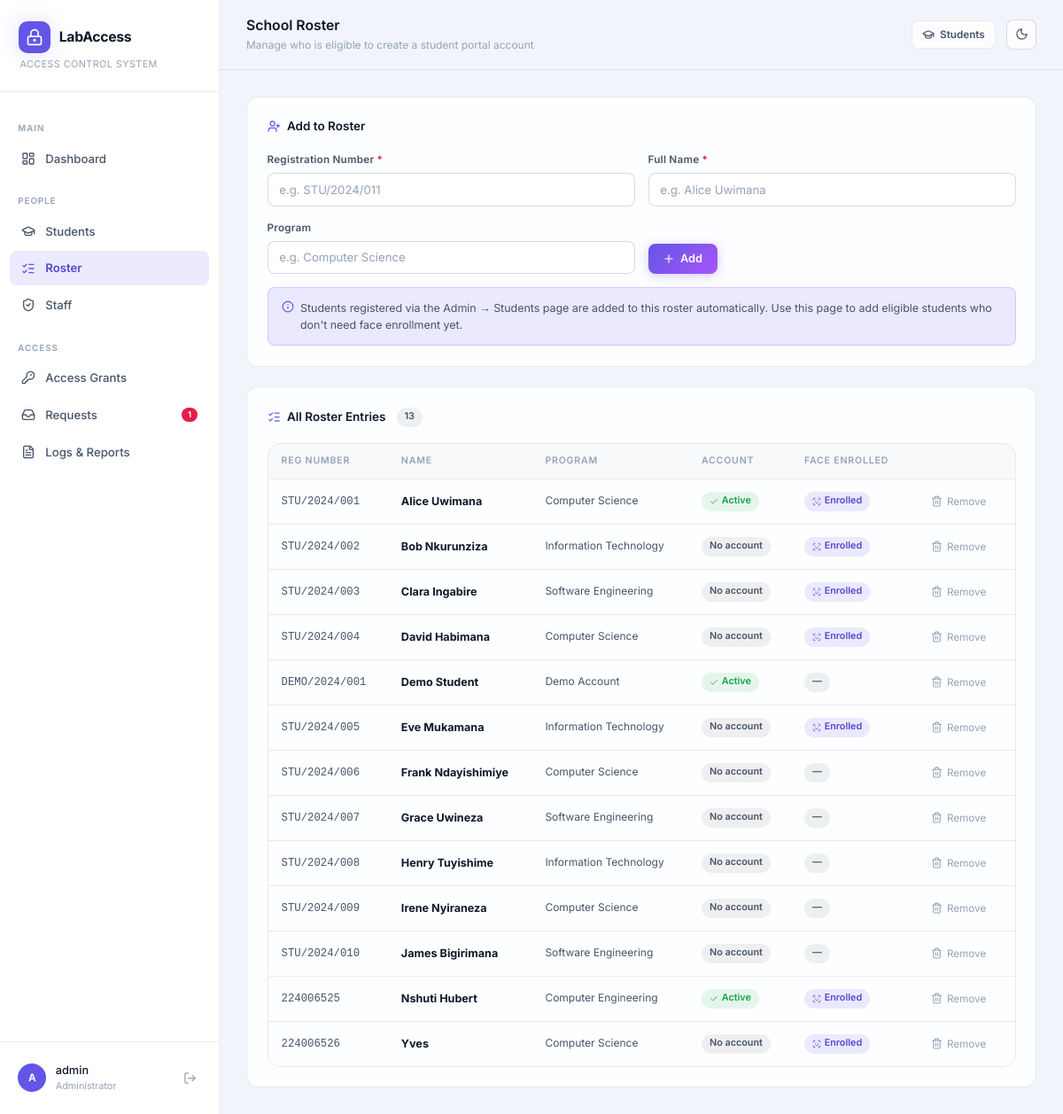
The page /roster (signed in) on the database its author committed.
### tables this page shows
CREATE TABLE school_roster (
            reg_number TEXT PRIMARY KEY,
            name       TEXT NOT NULL,
            program    TEXT,
            phone      TEXT,   -- reserved for future OTP verification
            email      TEXT    -- reserved for future OTP verification
        );

### app.py (the view)
@app.route("/roster")
@admin_required
def roster_list():
    return render_template("roster.html", roster=db.get_roster_with_status())

### app.py (called while the page is built)
def admin_required(f):
    @wraps(f)
    def wrapper(*args, **kwargs):
        if not session.get("logged_in"):
            return redirect(url_for("admin_login"))
        return f(*args, **kwargs)
    return wrapper

@app.context_processor
def inject_admin_globals():
    ctx = {}
    if session.get("logged_in"):
        ctx["pending_requests_count"] = db.get_pending_requests_count()
    return ctx

### database.py (called while the page is built)
def _connect():
    conn = sqlite3.connect(config.DB_PATH)
    conn.row_factory = sqlite3.Row
    conn.execute("PRAGMA foreign_keys = ON")
    return conn

def get_roster_with_status():
    conn = _connect()
    rows = conn.execute("""
        SELECT sr.*,
               CASE WHEN sa.id IS NOT NULL THEN 1 ELSE 0 END AS has_account,
               CASE WHEN s.id  IS NOT NULL THEN 1 ELSE 0 END AS has_face
        FROM school_roster sr
        LEFT JOIN student_accounts sa ON sa.reg_number = sr.reg_number
        LEFT JOIN students          s  ON s.reg_number  = sr.reg_number
        ORDER BY sr.name
    """).fetchall()
    conn.close()
    return [dict(r) for r in rows]

def get_pending_requests_count():
    conn = _connect()
    n = conn.execute(
        "SELECT COUNT(*) FROM access_requests WHERE status='pending'"
    ).fetchone()[0]
    conn.close()
    return n

### templates/roster.html (shortened to what this page needs)
{% extends "base.html" %}
{% set active_page = "roster" %}
{% block page_title %}School Roster{% endblock %}
{% block page_subtitle %}Manage who is eligible to create a student portal account{% endblock %}
{% block topbar_right %}
  <a href="{{ url_for('students') }}" class="btn btn-ghost btn-sm">
    <i data-lucide="graduation-cap"></i> Students
  </a>
{% endblock %}
{% block content %}
<div class="card" style="margin-bottom:1.5rem">
  <div class="card-header">
    <span class="card-title"><i data-lucide="user-plus"></i> Add to Roster</span>
  </div>
  <form method="POST" action="{{ url_for('roster_add') }}">
    <div class="form-row" style="align-items:flex-end">
      <div class="form-group" style="margin-bottom:0">
        <label class="form-label">Registration Number <span style="color:var(--red)">*</span></label>
        <input class="form-control" type="text" name="reg_number"
               placeholder="e.g. STU/2024/011" required>
      </div>
      <div class="form-group" style="margin-bottom:0">
        <label class="form-label">Full Name <span style="color:var(--red)">*</span></label>
        <input class="form-control" type="text" name="name"
               placeholder="e.g. Alice Uwimana" required>
      </div>
      <div class="form-group" style="margin-bottom:0">
        <label class="form-label">Program</label>
        <input class="form-control" type="text" name="program"
               placeholder="e.g. Computer Science">
      </div>
      <div>
        <button type="submit" class="btn btn-primary">
          <i data-lucide="plus"></i> Add
        </button>
      </div>
    </div>
  </form>
  <div class="info-box" style="margin-top:1rem">
    <i data-lucide="info"></i>
    Students registered via the Admin → Students page are added to this roster automatically.
    Use this page to add eligible students who don't need face enrollment yet.
  </div>
</div>
<div class="card">
  <div class="card-header">
    <span class="card-title">
      <i data-lucide="list-checks"></i>
      All Roster Entries
      <span class="badge badge-neutral" style="margin-left:.3rem">{{ roster|length }}</span>
    </span>
  </div>
  {% if roster %}
  <div class="table-wrap">
    <table>
      <thead>
        <tr>
          <th>Reg Number</th>
          <th>Name</th>
          <th>Program</th>
          <th>Account</th>
          <th>Face Enrolled</th>
          <th></th>
        </tr>
      </thead>
      <tbody>
        {% for entry in roster %}
        <tr>
          <td>
            <span style="font-family:monospace;font-size:.82rem;color:var(--text-2)">
              {{ entry.reg_number }}
            </span>
          </td>
          <td><strong>{{ entry.name }}</strong></td>
          <td class="td-muted">{{ entry.program or '—' }}</td>
          <td>
            {% if entry.has_account %}
              <span class="badge badge-green">
                <i data-lucide="check" style="width:10px;height:10px"></i> Active
              </span>
            {% else %}
              <span class="badge badge-neutral">No account</span>
            {% endif %}
          </td>
          <td>
            {% if entry.has_face %}
              <span class="badge badge-accent">
                <i data-lucide="scan-face" style="width:10px;height:10px"></i> Enrolled
              </span>
            {% else %}
              <span class="badge badge-neutral">—</span>
            {% endif %}
          </td>
          <td>
            <form method="POST"
                  action="{{ url_for('roster_delete_entry', reg=entry.reg_number) }}"
                  onsubmit="return confirm('Remove {{ entry.reg_number }} from the roster? Their student account and face data are kept.')">
              <button type="submit" class="btn-danger btn-sm">
                <i data-lucide="trash-2"></i> Remove
              </button>
            </form>
          </td>
        </tr>
        {% endfor %}
      </tbody>
    </table>
  </div>
  {% else %}
  <div class="empty-state">
    <i data-lucide="list-checks"></i>
    <p>No roster entries yet. Add one above or register students via the Students page.</p>
  </div>
  {% endif %}
</div>
{% endblock %}

### rows shown on the page
school_roster: reg_number "STU/2024/001", name "Alice Uwimana", program "Computer Science", shows "Active", shows "Enrolled"
school_roster: reg_number "STU/2024/002", name "Bob Nkurunziza", program "Information Technology", shows "No account", shows "Enrolled"
school_roster: reg_number "STU/2024/003", name "Clara Ingabire", program "Software Engineering", shows "No account", shows "Enrolled"
school_roster: reg_number "STU/2024/004", name "David Habimana", program "Computer Science", shows "No account", shows "Enrolled"
school_roster: reg_number "DEMO/2024/001", name "Demo Student", program "Demo Account", shows "Active"
school_roster: reg_number "STU/2024/005", name "Eve Mukamana", program "Information Technology", shows "No account", shows "Enrolled"
school_roster: reg_number "STU/2024/006", name "Frank Ndayishimiye", program "Computer Science", shows "No account"
school_roster: reg_number "STU/2024/007", name "Grace Uwineza", program "Software Engineering", shows "No account"
school_roster: reg_number "STU/2024/008", name "Henry Tuyishime", program "Information Technology", shows "No account"
school_roster: reg_number "STU/2024/009", name "Irene Nyiraneza", program "Computer Science", shows "No account"
school_roster: reg_number "STU/2024/010", name "James Bigirimana", program "Software Engineering", shows "No account"
school_roster: reg_number "224006525", name "Nshuti Hubert", program "Computer Engineering", shows "Active", shows "Enrolled"
school_roster: reg_number "224006526", name "Yves", program "Computer Science", shows "No account", shows "Enrolled"

### other values the page prints
{{ pending_requests_count }} "1"
{{ session.username[0]|upper if session.username else 'A' }} "A"
{{ session.username or 'Admin' }} "admin"
{{ roster|length }} "13"
